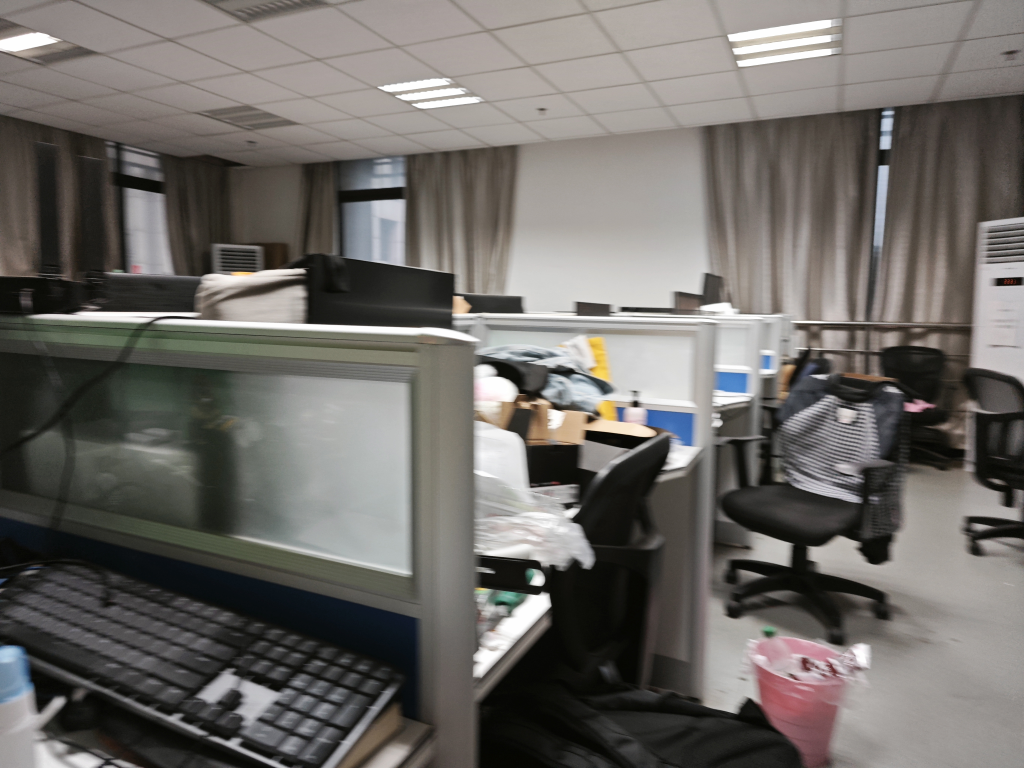
#> input picture blur3.jpg, 4096 x 3072 px, found by its file name (shown at 1/4 size)
$ python numpy_demo.py   (older library calls are emulated)
#> lines starting #> are read from the running program, lines starting #| are printed output that depends on the picture; long printed decimals are rounded
import cv2
import numpy as np
import matplotlib.pyplot as plt

# 模糊检测函数
def ESFFT_detect_blur(image, size, thresh):
    image = cv2.cvtColor(image, cv2.COLOR_BGR2GRAY)
    (h, w) = image.shape
    (cX, cY) = (int(w / 2.0), int(h / 2.0))
    fft = np.fft.fft2(image)  # 使用NumPy的内置算法计算FFT
    fft_shift = np.fft.fftshift(fft)  # 将结果的零频率分量(直流分量)移到中心以便于分析
    fft_shift[cY - size:cY + size, cX - size:cX + size] = 0  # 设置FFT移动为0(即去除低频率)
    fft_shift = np.fft.ifftshift(fft_shift)  # 应用反向位移将DC组件放回左上角
    recon = np.fft.ifft2(fft_shift)  # 应用逆FFT
    magnitude_spectrum = 20 * np.log(np.abs(recon))  # 将中心DC值归零之后，再次计算重建图像的幅度值
    image = image/255.0
    sobelx = cv2.Sobel(image, cv2.CV_64F, 1, 0, ksize=7)
    sobely = cv2.Sobel(image, cv2.CV_64F, 0, 1, ksize=7)
    # 只统计梯度明显区域的方向
    val = np.sqrt(sobelx * sobelx + sobely * sobely)
    masku = (val > 24).astype(np.float64)
    maskus = cv2.blur(masku, (25, 25))

    mean = np.mean(magnitude_spectrum[maskus > 0.1])  # 计算幅度值的平均值
    print(mean)
    blurry = mean <= thresh
    return mean, blurry


# 模糊检测函数
def FFT_detect_blur(image, size, thresh):

        image = cv2.cvtColor(image, cv2.COLOR_BGR2GRAY)
        (h, w) = image.shape
        (cX, cY) = (int(w / 2.0), int(h / 2.0))
        fft = np.fft.fft2(image)  # 使用NumPy的内置算法计算FFT
        fft_shift = np.fft.fftshift(fft)  # 将结果的零频率分量(直流分量)移到中心以便于分析
        fft_shift[cY - size:cY + size, cX - size:cX + size] = 0  # 设置FFT移动为0(即去除低频率)
        fft_shift = np.fft.ifftshift(fft_shift)  # 应用反向位移将DC组件放回左上角
        recon = np.fft.ifft2(fft_shift)  # 应用逆FFT
        magnitude_spectrum = 20 * np.log(np.abs(recon))  # 将中心DC值归零之后，再次计算重建图像的幅度值
        mean = np.mean(magnitude_spectrum)  # 计算幅度值的平均值
        print(mean)
        blurry = mean <= thresh
        return mean, blurry


def main():
    image = cv2.imread('/home/lh/all_datasets/blur3.jpg')
#> image is the input picture: shape (3072, 4096, 3); mean B, G, R 102.6, 106.4, 109.7
    image = cv2.resize(image, None, fx=0.25, fy=0.25, interpolation=cv2.INTER_LINEAR)
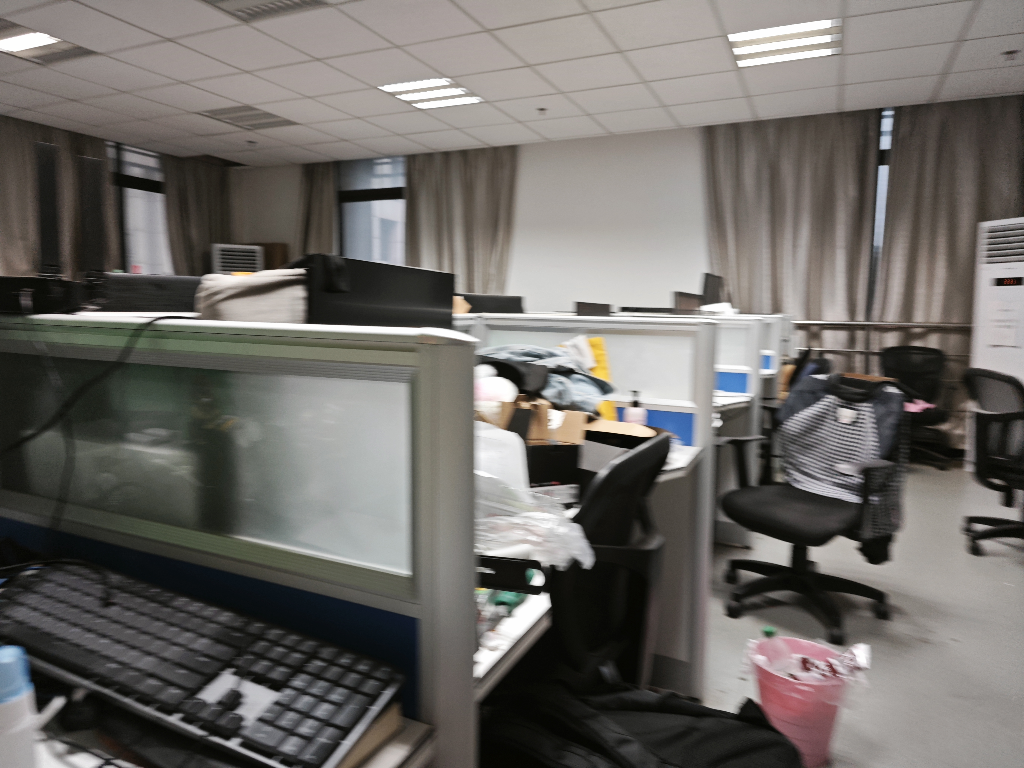
#> image: shape (768, 1024, 3); mean B, G, R 102.7, 106.5, 109.8

    (mean, blurry) = FFT_detect_blur(image, 70, 30)
#> in FFT_detect_blur, `magnitude_spectrum = 20 * np.log(np.abs(recon))`:
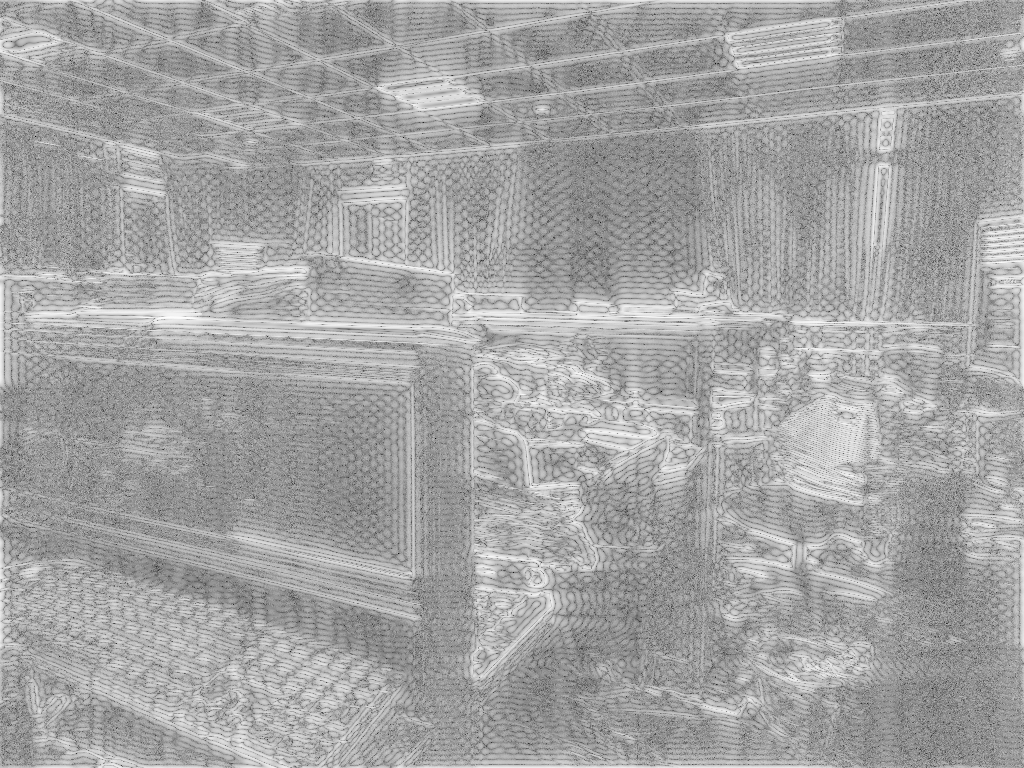
#> magnitude_spectrum: shape (768, 1024) float64; min -110.6, max 101, mean 25.6; drawn with min black and max white
#> in FFT_detect_blur, `mean = np.mean(magnitude_spectrum)`: mean = 25.6
#| 25.602
#> in FFT_detect_blur, `blurry = mean <= thresh`: blurry = True
#> mean = 25.6; blurry = True

    image = cv2.cvtColor(image, cv2.COLOR_BGR2RGB)
#> image: shape (768, 1024, 3)
    color = (0, 0, 255) if blurry else (0, 255, 0)
#> color = (0, 0, 255)
    text = "Blurry ({:.4f})" if blurry else "Not Blurry ({:.4f})"
#> text = 'Blurry ({:.4f})'
    text = text.format(mean)
#> text = 'Blurry (25.6017)'
    cv2.putText(image, text, (20, 50), cv2.FONT_HERSHEY_SIMPLEX, 1.5, color, 5)
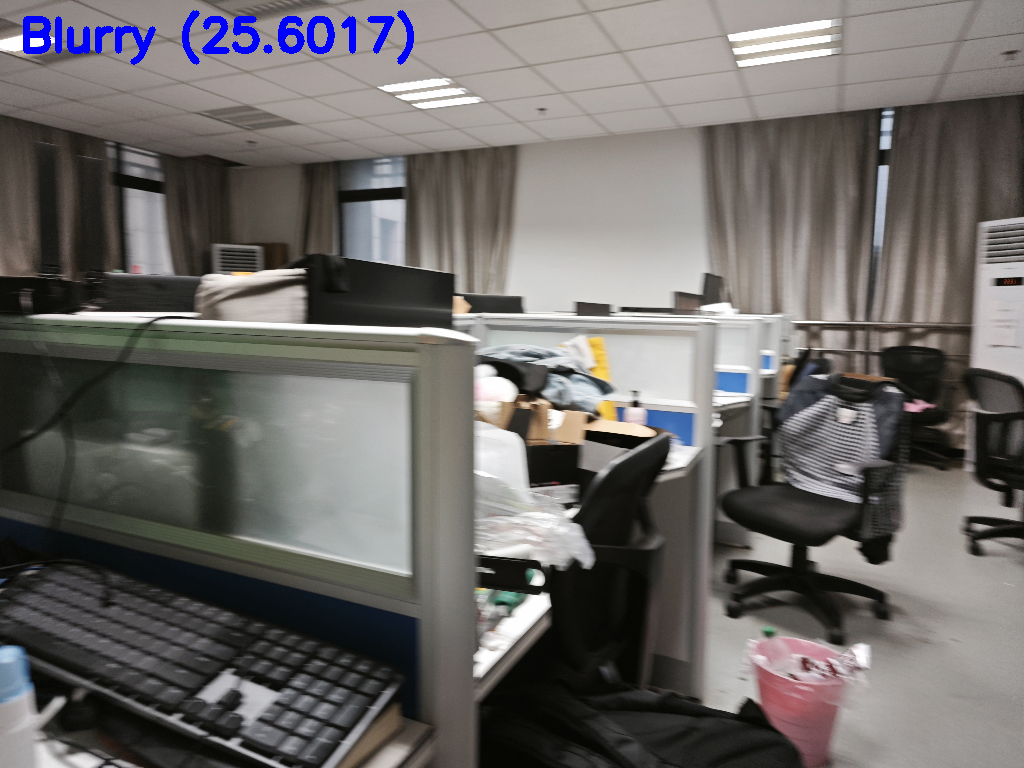
#> image: shape (768, 1024, 3); mean R, G, B 108.6, 105.3, 103.6

    plt.imshow(image)
    plt.show()

if __name__ == '__main__':
    main()
